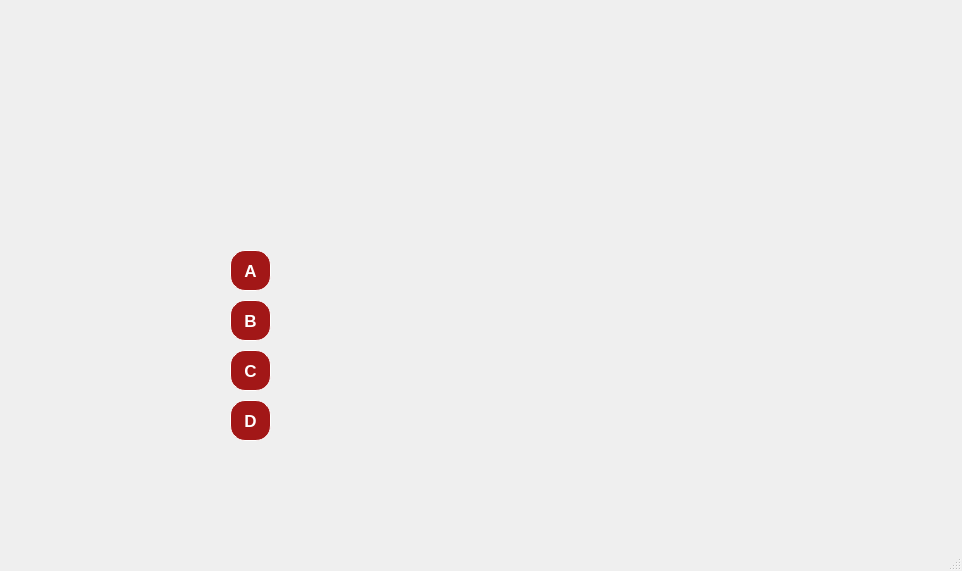
<?xml version="1.0" encoding="UTF-8"?>
<ui version="4.0">
 <class>MainWindow</class>
 <widget class="QMainWindow" name="MainWindow">
  <property name="geometry">
   <rect>
    <x>0</x>
    <y>0</y>
    <width>962</width>
    <height>571</height>
   </rect>
  </property>
  <property name="windowTitle">
   <string>MainWindow</string>
  </property>
  <widget class="QWidget" name="centralwidget">
   <widget class="QLabel" name="label">
    <property name="geometry">
     <rect>
      <x>0</x>
      <y>0</y>
      <width>961</width>
      <height>571</height>
     </rect>
    </property>
    <property name="sizePolicy">
     <sizepolicy hsizetype="Ignored" vsizetype="Preferred">
      <horstretch>0</horstretch>
      <verstretch>0</verstretch>
     </sizepolicy>
    </property>
    <property name="acceptDrops">
     <bool>true</bool>
    </property>
    <property name="frameShadow">
     <enum>QFrame::Sunken</enum>
    </property>
    <property name="text">
     <string/>
    </property>
    <property name="pixmap">
     <pixmap>../images/QSDBB.png</pixmap>
    </property>
    <property name="scaledContents">
     <bool>true</bool>
    </property>
   </widget>
   <widget class="QLabel" name="label_B">
    <property name="geometry">
     <rect>
      <x>290</x>
      <y>300</y>
      <width>471</width>
      <height>31</height>
     </rect>
    </property>
    <property name="text">
     <string/>
    </property>
   </widget>
   <widget class="QPushButton" name="pushButton_D">
    <property name="geometry">
     <rect>
      <x>230</x>
      <y>400</y>
      <width>41</width>
      <height>41</height>
     </rect>
    </property>
    <property name="font">
     <font>
      <pointsize>13</pointsize>
      <weight>75</weight>
      <bold>true</bold>
      <kerning>false</kerning>
     </font>
    </property>
    <property name="mouseTracking">
     <bool>false</bool>
    </property>
    <property name="tabletTracking">
     <bool>false</bool>
    </property>
    <property name="styleSheet">
     <string notr="true">QPushButton {
	font-weight: bold;
    background-color: rgb(162, 23, 23);
    color: white;
    border-radius: 15px;
    border: 1px solid white;
}

QPushButton:hover {
    background-color: #D62828;
    color: yellow;
}

QPushButton:pressed {
    background-color: #B02A2A;
}</string>
    </property>
    <property name="text">
     <string>D</string>
    </property>
    <property name="iconSize">
     <size>
      <width>90</width>
      <height>90</height>
     </size>
    </property>
   </widget>
   <widget class="QPushButton" name="pushButton_A">
    <property name="geometry">
     <rect>
      <x>230</x>
      <y>250</y>
      <width>41</width>
      <height>41</height>
     </rect>
    </property>
    <property name="font">
     <font>
      <pointsize>13</pointsize>
      <weight>75</weight>
      <bold>true</bold>
     </font>
    </property>
    <property name="mouseTracking">
     <bool>false</bool>
    </property>
    <property name="tabletTracking">
     <bool>false</bool>
    </property>
    <property name="styleSheet">
     <string notr="true">QPushButton {
	font-weight: bold;
    background-color: rgb(162, 23, 23);
    color: white;
    border-radius: 15px;
    border: 1px solid white;
}

QPushButton:hover {
    background-color: #D62828;
    color: yellow;
}

QPushButton:pressed {
    background-color: #B02A2A;
}</string>
    </property>
    <property name="text">
     <string>A</string>
    </property>
    <property name="iconSize">
     <size>
      <width>90</width>
      <height>90</height>
     </size>
    </property>
   </widget>
   <widget class="QPushButton" name="pushButton_C">
    <property name="geometry">
     <rect>
      <x>230</x>
      <y>350</y>
      <width>41</width>
      <height>41</height>
     </rect>
    </property>
    <property name="font">
     <font>
      <pointsize>13</pointsize>
      <weight>75</weight>
      <bold>true</bold>
     </font>
    </property>
    <property name="mouseTracking">
     <bool>false</bool>
    </property>
    <property name="tabletTracking">
     <bool>false</bool>
    </property>
    <property name="styleSheet">
     <string notr="true">QPushButton {
	font-weight: bold;
    background-color: rgb(162, 23, 23);
    color: white;
    border-radius: 15px;
    border: 1px solid white;
}

QPushButton:hover {
    background-color: #D62828;
    color: yellow;
}

QPushButton:pressed {
    background-color: #B02A2A;
}</string>
    </property>
    <property name="text">
     <string>C</string>
    </property>
    <property name="iconSize">
     <size>
      <width>90</width>
      <height>90</height>
     </size>
    </property>
   </widget>
   <widget class="QLabel" name="label_C">
    <property name="geometry">
     <rect>
      <x>290</x>
      <y>360</y>
      <width>471</width>
      <height>31</height>
     </rect>
    </property>
    <property name="text">
     <string/>
    </property>
   </widget>
   <widget class="QLabel" name="label_D">
    <property name="geometry">
     <rect>
      <x>290</x>
      <y>410</y>
      <width>471</width>
      <height>31</height>
     </rect>
    </property>
    <property name="text">
     <string/>
    </property>
   </widget>
   <widget class="QLabel" name="label_Qs">
    <property name="geometry">
     <rect>
      <x>230</x>
      <y>190</y>
      <width>531</width>
      <height>41</height>
     </rect>
    </property>
    <property name="text">
     <string/>
    </property>
    <property name="alignment">
     <set>Qt::AlignCenter</set>
    </property>
    <property name="wordWrap">
     <bool>true</bool>
    </property>
   </widget>
   <widget class="QPushButton" name="pushButton_B">
    <property name="geometry">
     <rect>
      <x>230</x>
      <y>300</y>
      <width>41</width>
      <height>41</height>
     </rect>
    </property>
    <property name="font">
     <font>
      <pointsize>13</pointsize>
      <weight>75</weight>
      <bold>true</bold>
     </font>
    </property>
    <property name="mouseTracking">
     <bool>false</bool>
    </property>
    <property name="tabletTracking">
     <bool>false</bool>
    </property>
    <property name="styleSheet">
     <string notr="true">QPushButton {
	font-weight: bold;
    background-color: rgb(162, 23, 23);
    color: white;
    border-radius: 15px;
    border: 1px solid white;
}

QPushButton:hover {
    background-color: #D62828;
    color: yellow;
}

QPushButton:pressed {
    background-color: #B02A2A;
}</string>
    </property>
    <property name="text">
     <string>B</string>
    </property>
    <property name="iconSize">
     <size>
      <width>90</width>
      <height>90</height>
     </size>
    </property>
   </widget>
   <widget class="QLabel" name="label_A">
    <property name="geometry">
     <rect>
      <x>290</x>
      <y>250</y>
      <width>471</width>
      <height>31</height>
     </rect>
    </property>
    <property name="text">
     <string/>
    </property>
   </widget>
  </widget>
  <widget class="QMenuBar" name="menubar">
   <property name="geometry">
    <rect>
     <x>0</x>
     <y>0</y>
     <width>962</width>
     <height>26</height>
    </rect>
   </property>
  </widget>
  <widget class="QStatusBar" name="statusbar"/>
 </widget>
 <resources/>
 <connections/>
</ui>
